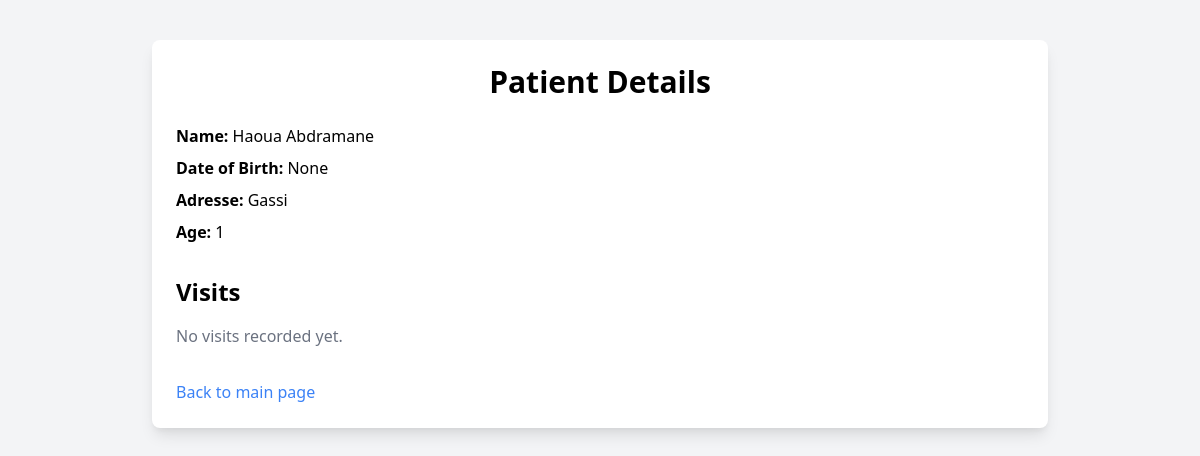
The page /patient/4 (signed in) on the database its author committed.
### tables this page shows
CREATE TABLE patients (
            name TEXT,
            date_of_birth TEXT,
            adresse TEXT,
            age INTEGER,
            date_de_naissance TEXT,
            poids REAL,
            taille REAL,
            tension_arterielle TEXT,
            temperature REAL,
            hypothese_de_diagnostique TEXT,
            bilan TEXT,
            ordonnance TEXT
        , temps_de_la_visite DATETIME, created_at DATE, signature TEXT, resultat_bilan TEXT, renseignements_clinique TEXT);

### app.py (the view)
@app.route('/patient/<int:patient_id>')
@login_required
def patient_detail(patient_id):
    conn = get_db_connection()
    patient = conn.execute('SELECT rowid, * FROM patients WHERE rowid = ?', (patient_id,)).fetchone()
    visits = conn.execute('SELECT * FROM visits WHERE patient_id = ?', (patient_id,)).fetchall()
    conn.close()
    return render_template('patient.html', patient=patient, visits=visits) if patient else ("Patient not found", 404)

### app.py (called while the page is built)
def get_db_connection():
    conn = sqlite3.connect(DATABASE)
    conn.row_factory = sqlite3.Row
    return conn

def login_required(f):
    @wraps(f)
    def decorated_function(*args, **kwargs):
        if not session.get('logged_in'):
            return redirect(url_for('login'))
        return f(*args, **kwargs)
    return decorated_function

### templates/patient.html (shortened to what this page needs)
<!DOCTYPE html>
<html lang="en">
<head>
  <link href="https://cdn.jsdelivr.net/npm/tailwindcss@2.2.19/dist/tailwind.min.css" rel="stylesheet">
</head>
<body class="bg-gray-100 min-h-screen flex flex-col items-center">
  <div class="w-full max-w-4xl p-6 bg-white shadow-lg rounded-lg mt-10">
    <h1 class="text-3xl font-bold text-center mb-6">Patient Details</h1>
    <div class="space-y-2">
      <p><strong>Name:</strong> {{ patient['name'] }}</p>
      <p><strong>Date of Birth:</strong> {{ patient['date_of_birth'] }}</p>
      <p><strong>Adresse:</strong> {{ patient['adresse'] }}</p>
      <p><strong>Age:</strong> {{ patient['age'] }}</p>
    </div>
    <h2 class="text-2xl font-bold mt-8 mb-4">Visits</h2>
    {% if visits %}
      <ul class="space-y-2">
      {% for visit in visits %}
        <li class="bg-gray-100 p-3 rounded">{{ visit['visit_date'] }}: {{ visit['notes'] }}</li>
      {% endfor %}
      </ul>
    {% else %}
      <p class="text-gray-500">No visits recorded yet.</p>
    {% endif %}
    <a href="/" class="inline-block mt-8 text-blue-500 hover:underline">Back to main page</a>
  </div>
</body>
</html>

### rows shown on the page
patients: name "Haoua Abdramane", adresse "Gassi", age "1"

### other values the page prints
{{ patient['date_of_birth'] }} "None"
